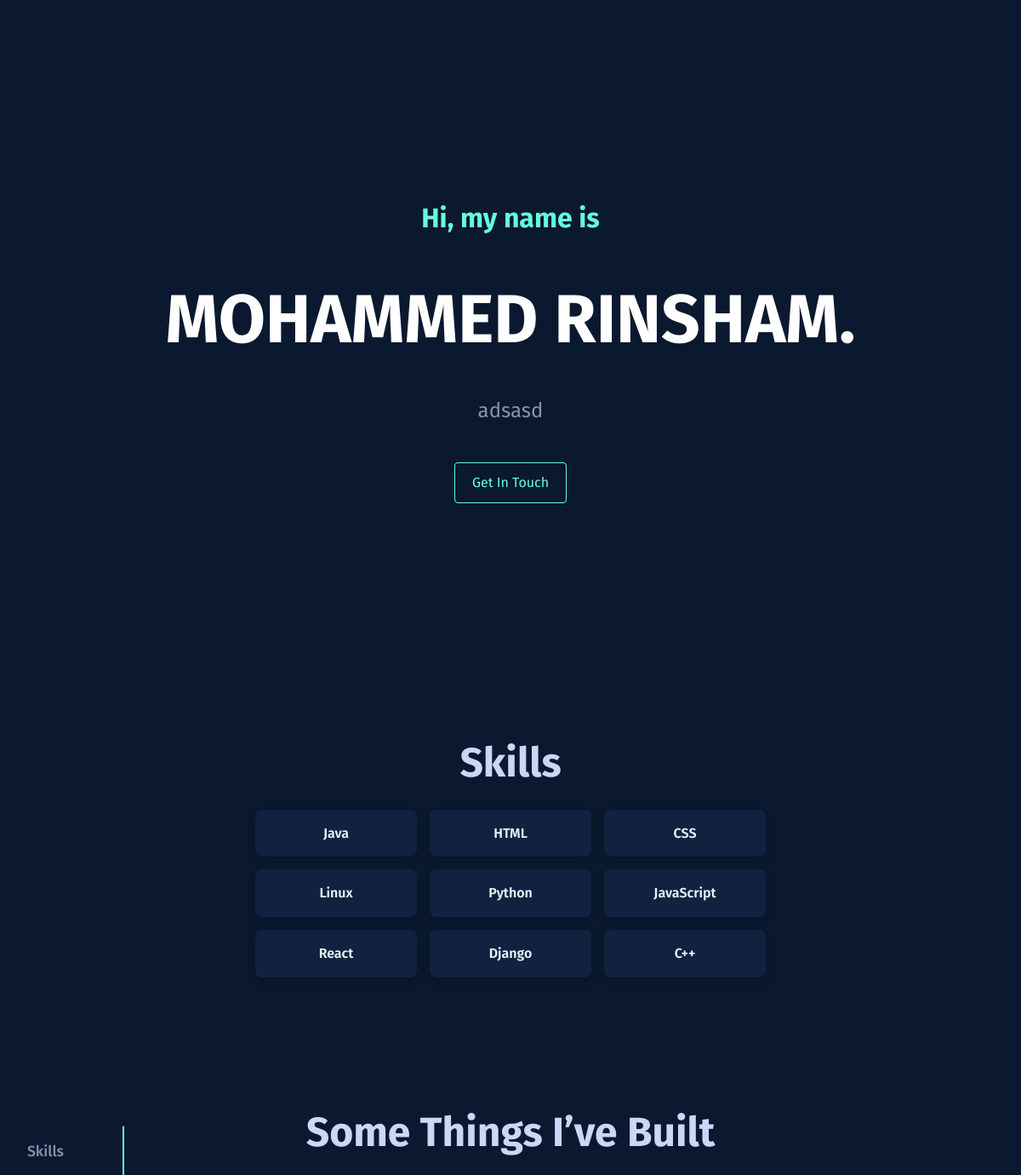
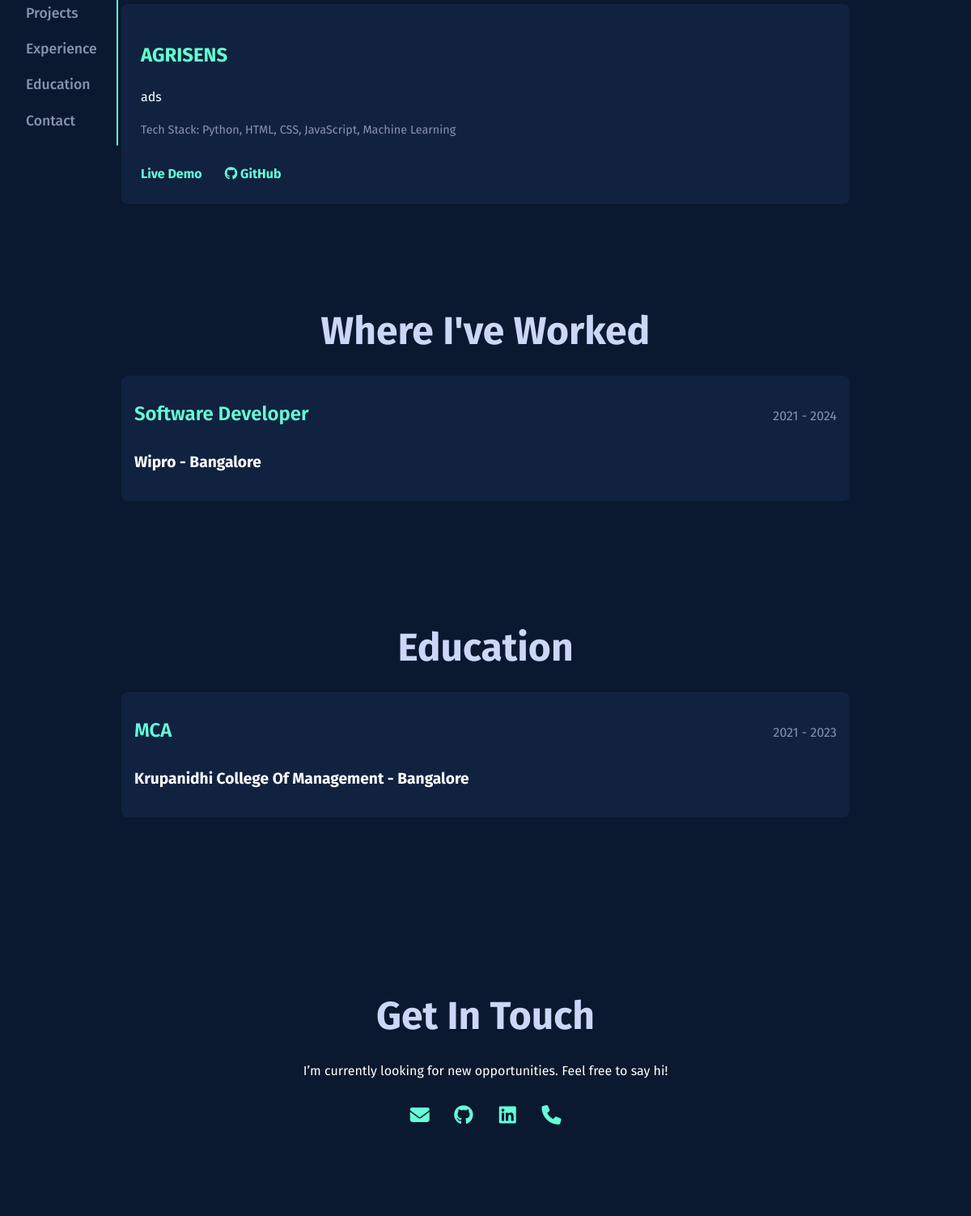
/portfolio/mohammed-rinsham-32424f/, run on the app's committed database (2 pictures, top to bottom).
### builder/models.py (models this page shows, shortened)
class Portfolio(models.Model):
    slug = models.SlugField(unique=True, blank=True)
    name = models.CharField(max_length=100)
    title = models.CharField(max_length=100, blank=True)
    bio = models.TextField(blank=True)
    email = models.EmailField()
    phone = models.CharField(max_length=20, blank=True)
    github = models.URLField(blank=True)
    linkedin = models.URLField(blank=True)
    skills = models.TextField(blank=True)  # Comma-separated skills

class Project(models.Model):
    portfolio = models.ForeignKey(Portfolio, on_delete=models.CASCADE, related_name='projects')
    title = models.CharField(max_length=100)
    project_duration = models.CharField(max_length=100, blank=True)
    description = models.TextField(blank=True)
    stack = models.CharField(max_length=200, blank=True)
    link = models.URLField(blank=True)
    github = models.URLField(blank=True)

class Experience(models.Model):
    portfolio = models.ForeignKey(Portfolio, on_delete=models.CASCADE, related_name='experiences')
    job_title = models.CharField(max_length=100)
    company_name = models.CharField(max_length=100)
    job_desc = models.TextField(blank=True)
    duration = models.CharField(max_length=100, blank=True)
    location = models.CharField(max_length=100, blank=True)

class Education(models.Model):
    portfolio = models.ForeignKey(Portfolio, on_delete=models.CASCADE, related_name='educations')
    degree = models.CharField(max_length=100)
    school = models.CharField(max_length=100)
    edu_desc = models.TextField(blank=True)
    edu_duration = models.CharField(max_length=100, blank=True)
    edu_location = models.CharField(max_length=100, blank=True)

### builder/views.py (the view)
# urls.py: path('portfolio/<slug:slug>/', views.view_portfolio, name='view_portfolio'),
def view_portfolio(request, slug):
    portfolio = get_object_or_404(Portfolio, slug=slug)
    project_data = []
    for project in portfolio.projects.all():
        project_data.append({
            'title': project.title,
            'description': project.description,
            'stack': project.stack,
            'link': project.link if project.link.startswith('http') else 'https://rinsham10.github.io/AgriSens/',
            'github': project.github if project.github.startswith('http') else ''
        })
    return render(request, 'template1.html', {
        'name': portfolio.name,
        'title': portfolio.title,
        'bio': portfolio.bio,
        'skills': [s.strip() for s in portfolio.skills.split(',')],
        'github': portfolio.github,
        'linkedin': portfolio.linkedin,
        'email': portfolio.email,
        'phone': portfolio.phone,
        'project_data': project_data,  # Adjusted to ensure full URL
        'experience': portfolio.experiences.all(),
        'education': portfolio.educations.all(),
    })

### builder/templates/template1.html (shortened to what this page needs)
{% load static %}
<!DOCTYPE html>
<html lang="en">
<head>
  <link rel="stylesheet" href="{% static 'css/template1.css' %}">
<link href="https://cdn.jsdelivr.net/npm/aos@2.3.4/dist/aos.css" rel="stylesheet">
<link rel="stylesheet" href="https://cdnjs.cloudflare.com/ajax/libs/font-awesome/6.5.0/css/all.min.css">
</head>
<body>
<nav class="side-nav">
  <ul>
    {% if skills %}
    <li><a href="#about">Skills</a></li>
    {% endif %}
    {% if project_data %}
      <li><a href="#projects">Projects</a></li>
    {% endif %}
    {% if experience %}
      <li><a href="#experience">Experience</a></li>
    {% endif %}
    {% if education %}
      <li><a href="#education">Education</a></li>
    {% endif %}
    <li><a href="#contact">Contact</a></li>
  </ul>
</nav>
  <header class="hero" data-aos="fade-up">
  <h1 class="intro">Hi, my name is</h1>
  <h2 class="name">{{ name }}.</h2>
  {% if bio %}
    <p class="subtitle">{{ bio }}</p><br>
  {% endif %}
  <a href="#contact" class="cta-button">Get In Touch</a>
</header>
  <main>
    {% if skills %}
    <section class="about" id="about">
      <h3 class="section-title">Skills</h3>
      <div class="about-content">
        <ul class="skills-grid">
          {% for skill in skills %}
            <li>{{ skill }}</li>
          {% endfor %}
        </ul>
      </div>
      <br><br><br>
    </section>
    {% endif %}
    {% if project_data %}
    <section class="projects" id="projects">
      <h3 class="section-title">Some Things I’ve Built</h3>
      <div class="project-cards">
        {% for project in project_data %}
          <div class="project-card">
            <h2>{{ project.title }}</h2>
            {% if project.description %}
              <p>{{ project.description }}</p>
            {% else %}
              <p class="no-description">No description available</p>
            {% endif %}
            {% if project.stack %}
              <p class="tech-stack">Tech Stack: {{ project.stack }}</p>
            {% endif %}
            {% if project.link %}
              <a href="{{ project.link }}" target="_blank" class="project-link">Live Demo</a>
            {% endif %}
            {% if project.github %}
              <a href="{{ project.github }}" target="_blank" class="project-link github-link">
                <i class="fab fa-github"></i> GitHub</a>
            {% endif %}
          </div>
        {% endfor %}
      </div>
      <br><br>
    </section>
  {% endif %}
    {% if experience %}
<section class="experience" id="experience">
  <h3 class="section-title">Where I've Worked</h3>
  <div class="experience-list">
    {% for exp in experience %}
    <div class="experience-item">
      <div class="exp-header">
        <h2 class="job-title">{{ exp.job_title }}</h2>
        <h4 class="duration">{{ exp.duration }}</h4>
      </div>
      <h3 class="company">{{ exp.company_name }} - {{ exp.location }}</h3>
    </div>
    {% endfor %}
  </div>
  <br><br>
</section>
{% endif %}
{% if education %}
<section class="education" id="education">
  <h3 class="section-title">Education</h3>
  <div class="education-list">
    {% for edu in education %}
    <div class="education-item">
      <div class="edu-header">
        <h2 class="degree">{{ edu.degree }}</h2>
        <h4 class="duration">{{ edu.edu_duration }}</h4>
      </div>
      <h3 class="school">{{ edu.school }} - {{ edu.edu_location }}</h3>
    </div>
    {% endfor %}
  </div>
  <br>
</section>
{% endif %}
  </main>
  <footer id="contact">
    <h3 class="section-title">Get In Touch</h3>
    <p>I’m currently looking for new opportunities. Feel free to say hi!</p>
    <div class="contact-info flex justify-center gap-6 text-2xl mt-4 text-[#3F1A2B]">
      {% if email %}
        <a href="mailto:{{ email }}" class="hover:text-[#B2183A]" title="Email">
          <i class="fas fa-envelope"></i>
        </a>
      {% endif %}
      {% if github %}
        <a href="{{ github }}" target="_blank" class="hover:text-[#B2183A]" title="GitHub">
          <i class="fab fa-github"></i>
        </a>
      {% endif %}
      {% if linkedin %}
        <a href="{{ linkedin }}" target="_blank" class="hover:text-[#B2183A]" title="LinkedIn">
          <i class="fab fa-linkedin"></i>
        </a>
      {% endif %}
      {% if phone %}
        <a href="tel:{{ phone }}" class="hover:text-[#B2183A]" title="Phone">
          <i class="fas fa-phone"></i>
        </a>
      {% endif %}
    </div>
  </footer>
</body>
</html>

### builder/static/css/template1.css (style rules this page uses)
body { background-color: #0a192f; color: #64ffd0; font-family: 'Fira Sans', sans-serif; margin: 0; padding: 0; line-height: 1.6; }
p { color: #ffffff; }
a { color: #64ffd0; text-decoration: none; }
.section-title { font-size: 3rem; color: #ccd6f6; margin-bottom: 1rem; text-align: center; }
.hero { display: flex; flex-direction: column; justify-content: center; align-items: center; min-height: 100vh; text-align: center; padding: 0 2rem; }
.subtitle { max-width: 800px; color: #8892b0; margin: 1rem 0 1rem; font-size: 1.5rem; line-height: 1.6; word-wrap: break-word; word-break: break-word; }
.intro { color: #64ffda; font-size: 2rem; }
.name { font-size: 5rem; font-weight: bold; color: #ffffff; margin: 0.5rem 0; }
.cta-button { padding: 10px 20px; border: 1px solid #64ffda; border-radius: 4px; color: #64ffda; background: transparent; transition: all 0.3s ease; font-size: 1rem; }
.about, .projects, .experience, .education, .contact { padding: 10px 2rem; max-width: 900px; margin: 0 auto; }
.skills-grid { display: grid; grid-template-columns: repeat(auto-fit, minmax(140px, 1fr)); gap: 15px; list-style: none; padding: 0; margin: 0 auto; max-width: 600px; }
.skills-grid li { background: linear-gradient(1deg, #112240, #112240); backdrop-filter: blur(6px); padding: 12px 18px; border-radius: 8px; font-size: 1rem; font-weight: 600; color: #e0f7fa; text-align: center; box-shadow: 0 4px 10px rgba(0, 0, 0, 0.15); cursor: pointer; border: 3px solid transparent; transition: border 0.3s ease, transform 0.3s ease; animation: popIn 0.5s ease forwards; }
.project-cards { display: grid; grid-template-columns: repeat(auto-fit, minmax(300px, 1fr)); gap: 2rem; }
.project-card { background-color: #112240; padding: 1.5rem; border-radius: 8px; transition: transform 0.3s ease; }
.project-link { display: inline-block; margin-top: 1rem; margin-right: 1.5rem; color: #64ffda; font-weight: bold; }
.tech-stack { font-size: 0.9rem; color: #8892b0; margin-top: 0.5rem; }
footer { padding: 100px 2rem; text-align: center; background-color: #0a192f; }
.experience-item, .education-item { background: #112240; padding: 1rem; border-radius: 8px; margin-bottom: 1.5rem; transition: transform 0.3s ease; }
.side-nav { position: fixed; top: 50%; left: 2rem; transform: translateY(-50%); display: flex; flex-direction: column; padding-right: 1.5rem; border-right: 2px solid #64ffda; z-index: 999; }
.side-nav ul { list-style: none; padding: 0; margin: 0; }
.side-nav li { margin: 1rem 0; }
.side-nav a { color: #8892b0; text-decoration: none; font-size: 1.1rem; font-weight: 500; transition: color 0.3s; }
.contact-info a { display: inline-flex; align-items: center; justify-content: center; width: 50px; height: 50px; color: #64ffda; border-radius: 50%; transition: color 0.3s ease, transform 0.3s ease; font-size: 24px; }
.exp-header, .edu-header { display: flex; justify-content: space-between; align-items: baseline; flex-wrap: wrap; margin-bottom: 0.5rem; }
.job-title, .degree { font-size: 1.5rem; color: #64ffda; font-weight: 600; margin: 0; }
.duration { font-size: 1rem; color: #8892b0; font-weight: 400; margin-left: auto; }
.company, .school { font-size: 1.2rem; color: #ffffff; margin: 0.25rem 0; }

### builder/templates/template1.html (style rules this page uses)
html { scroll-behavior: smooth; }

### data on the page
Portfolio: name "MOHAMMED RINSHAM", bio "adsasd"
Project: title "AGRISENS", description "ads", stack "Python, HTML, CSS, JavaScript, Machine Learning"
Experience: job_title "Software Developer", duration "2021 - 2024", company_name "Wipro", location "Bangalore"
Education: degree "MCA", edu_duration "2021 - 2023", school "Krupanidhi College Of Management", edu_location "Bangalore"

### other printed values
{{ skill }} "Java" "HTML" "CSS" "Linux" "Python" "JavaScript" "React" "Django" "C++"
